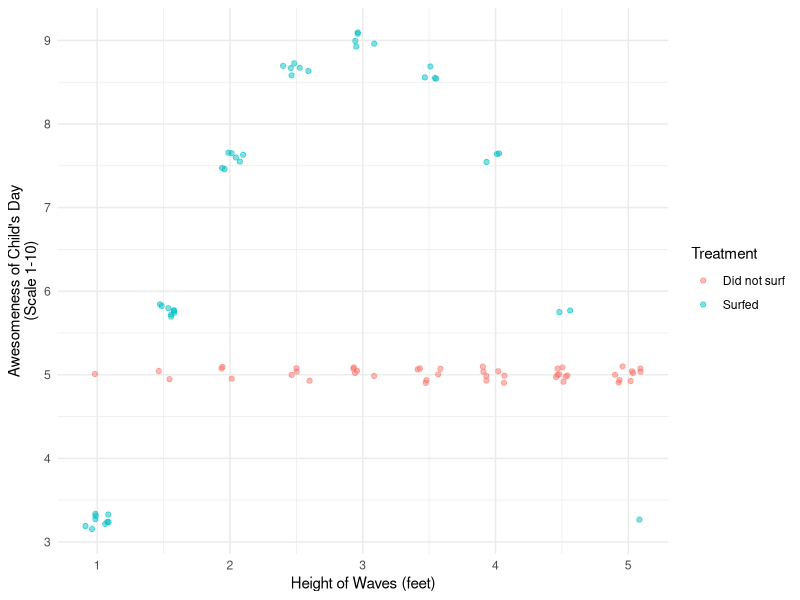
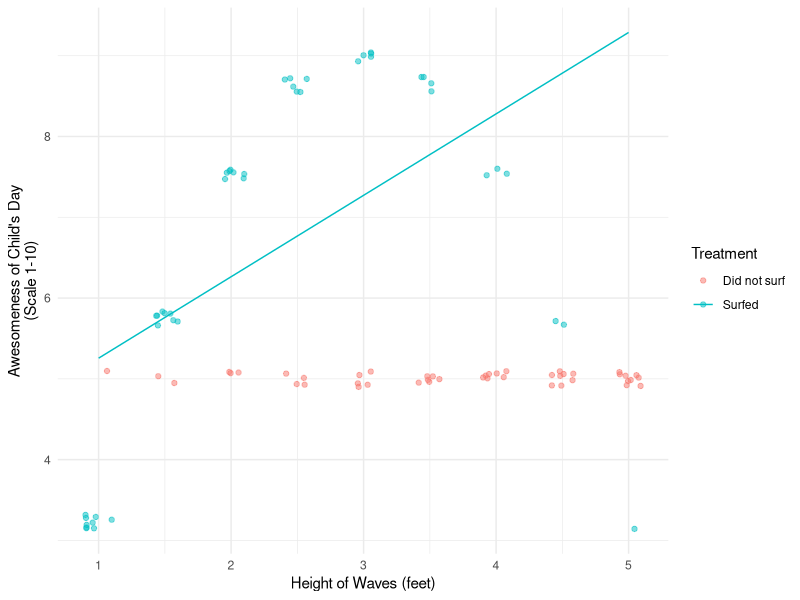
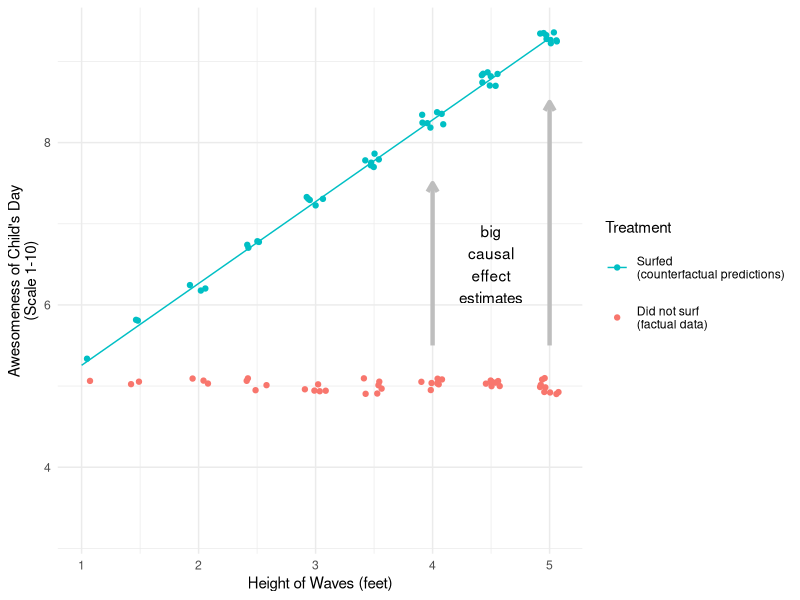
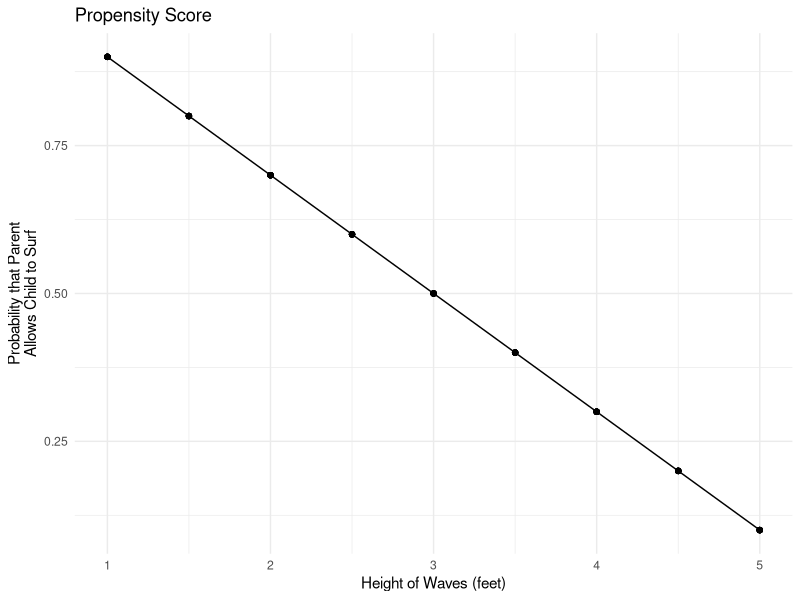
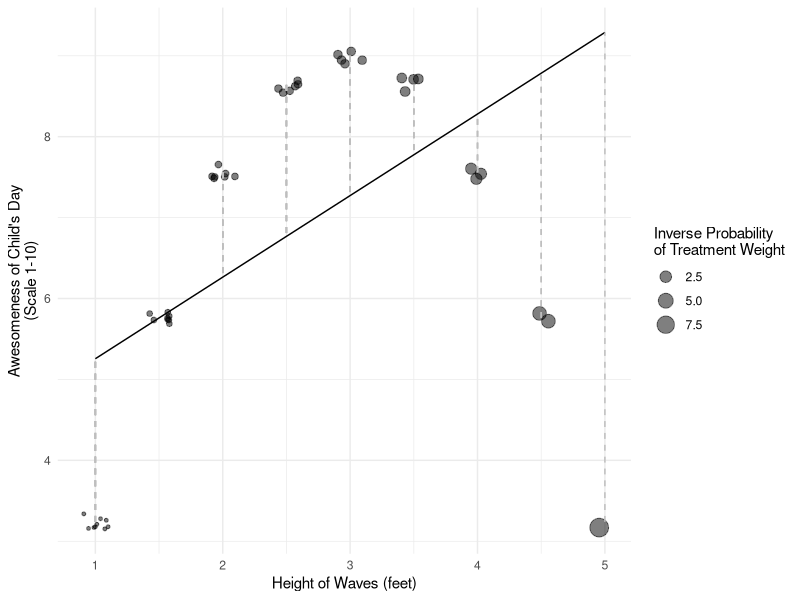
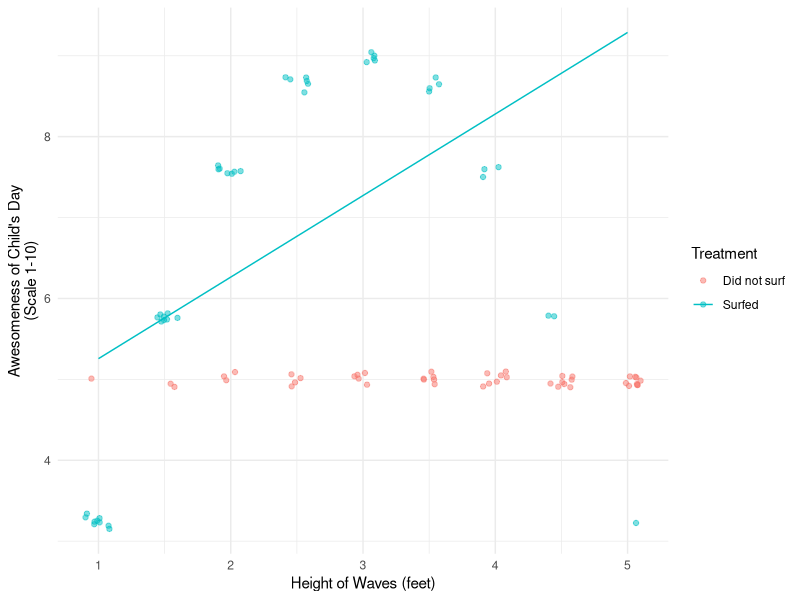
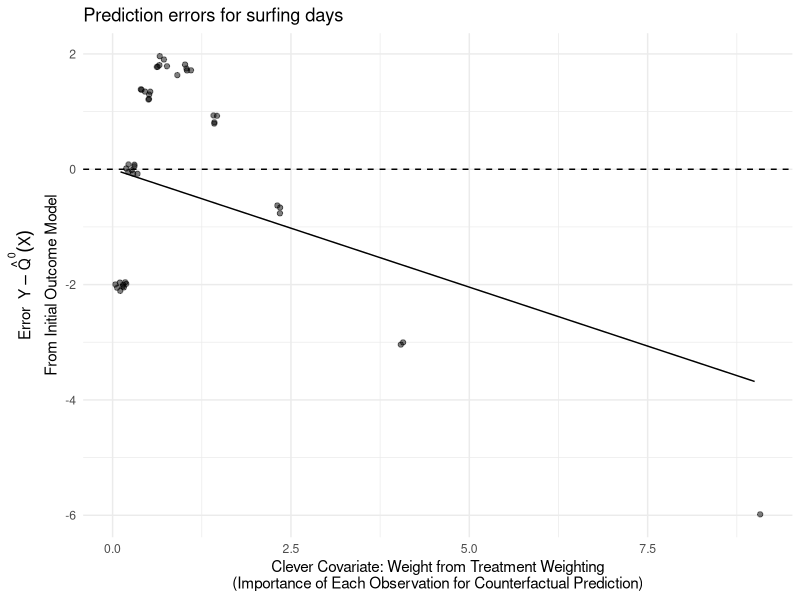
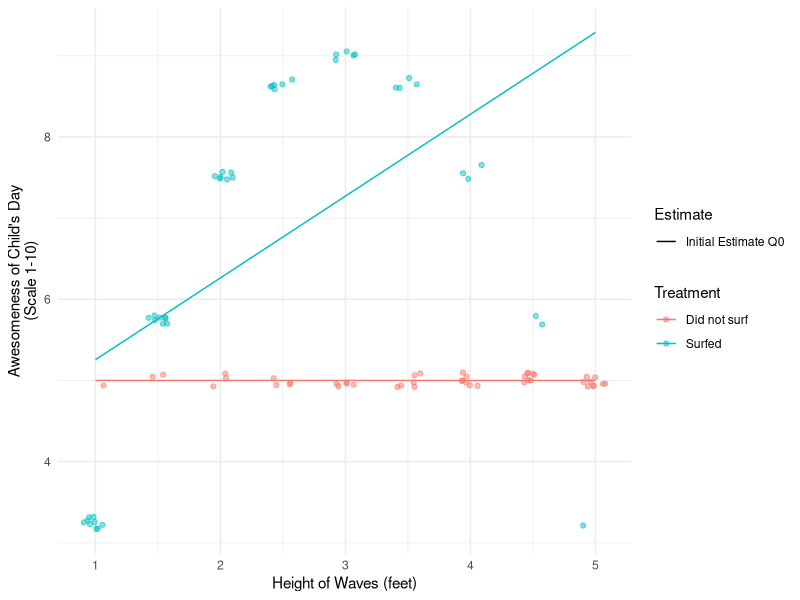

R code for these plots, in order:
## ---- chunk 1
library(foreach)
## ---- chunk 2
#| fig-height: 3

library(tidyverse)
theme_set(theme_minimal())

data <- tibble(x = rep(1:9,1:9), a = F) |>
  bind_rows(tibble(x = rep(1:9,9:1), a = T)) |>
  group_by(x) |>
  mutate(
    pi = mean(a)
  ) |>
  ungroup() |>
  mutate(
    y1 = 9 - 9 * ((x - 5) / 5) ^ 2,
    y0 = 5,
    # Shift x to fit story of this DGP
    x = (x - 1) / 2 + 1,
    y = case_when(
      !a ~ y0,
      a ~ y1
    )
  )

data |>
  ggplot(aes(x = x, y = y, color = a)) +
  geom_jitter(width = .1, height = .1, alpha = .5) +
  scale_x_continuous(
    breaks = 1:10,
    name = "Height of Waves (feet)"
  ) +
  labs(
    y = "Awesomeness of Child's Day\n(Scale 1-10)"
  ) +
  scale_color_discrete(
    name = "Treatment",
    labels = c("Did not surf","Surfed")
  )
## ---- chunk 3
#| fig-height: 3

fit1 <- lm(y ~ x, data = data |> filter(a))

fitted <- data |>
  mutate(y = predict(fit1, newdata = data))

data |>
  ggplot(aes(x = x, y = y, color = a)) +
  geom_jitter(width = .1, height = .1, alpha = .5) +
  scale_x_continuous(
    breaks = 1:10,
    name = "Height of Waves (feet)"
  ) +
  labs(
    y = "Awesomeness of Child's Day\n(Scale 1-10)"
  ) +
  scale_color_discrete(
    name = "Treatment",
    labels = c("Did not surf","Surfed")
  ) + 
  # Add the fitted line
  geom_line(
    data = fitted |> mutate(a = TRUE)
  )
## ---- chunk 4

data |>
  ggplot(aes(x = x, y = y, color = a)) +
  geom_point(alpha = 0, show.legend = F) +
  geom_jitter(data = data |> filter(!a), width = .1, height = .1) +
  geom_jitter(data = fitted |> filter(!a) |> mutate(a = T), width = .1, height = .1) +
  # Add the fitted line
  geom_line(
    data = fitted |> filter(!a) |> mutate(a = TRUE)
  ) +
  #geom_segment(aes(yend = fitted), linetype = "dashed", color = "gray") +
  scale_x_continuous(
    breaks = 1:10,
    name = "Height of Waves (feet)"
  ) +
  labs(
    y = "Awesomeness of Child's Day\n(Scale 1-10)"
  ) +
  scale_color_discrete(
    name = "Treatment",
    labels = c("Did not surf\n(factual data)","Surfed\n(counterfactual predictions)"),
    guide = guide_legend(reverse = T)
  ) +
  annotate(geom = "text", x = 4.5, y = 6.5, label = "big\ncausal\neffect\nestimates") +
  annotate(geom = "segment", x = c(4,5), y = c(5.5,5.5), yend = c(7.5,8.5), arrow = arrow(length = unit(.1,"in")),
           color = "gray", linewidth = 1.5) +
  theme(legend.key.height = unit(.5,"in"))
## ---- chunk 5
#| code-fold: true
#| fig-height: 3

data |>
  ggplot(aes(x = x, y = pi)) +
  geom_line() +
  geom_point() +
  ggtitle("Propensity Score") +
  labs(
    x = "Height of Waves (feet)",
    y = "Probability that Parent\nAllows Child to Surf"
  )
## ---- chunk 6
#| code-fold: true
#| fig-height: 3

observed_error <- data |>
  mutate(fitted = predict(fit1, newdata = data)) |>
  filter(a) |>
  mutate(weight = (1 - pi) / pi)

observed_error |>
  ggplot(aes(x = x, y = y1)) +
  geom_line(aes(y = fitted)) +
  geom_jitter(aes(y = y1, size = weight), width = .1, height = .1, alpha = .5) + 
  geom_segment(aes(yend = fitted), linetype = "dashed", color = "gray") +
  scale_x_continuous(
    breaks = 1:10,
    name = "Height of Waves (feet)"
  ) +
  labs(
    y = "Awesomeness of Child's Day\n(Scale 1-10)",
    size = "Inverse Probability\nof Treatment Weight"
  ) +
  scale_color_discrete(
    name = "Treatment",
    labels = c("Did not surf","Surfed")
  )
## ---- chunk 7
truth <- data |>
  # Restrict to the untreated
  filter(!a) |>
  # Average difference in potential outcomes
  summarize(true_atc = mean(y1 - y0)) |>
  print()
## ---- chunk 8
initial_estimate <- data |>
  # Predict Y1
  mutate(yhat1 = predict(fit1, newdata = data)) |>
  # Focus on the untreated
  filter(!a) |>
  # Summarize an average effect estimate:
  # average of (predicted y1) - (observed y0)
  summarize(initial_estimate = mean(yhat1 - y)) |>
  print()
## ---- chunk 9
weighted_mean_error <- data |>
  # Predict Y1
  mutate(yhat1 = predict(fit1, newdata = data)) |>
  # Focus on the treated
  filter(a) |>
  # Construct inverse probability weights
  # where pi is the probability of treatment
  mutate(weight = (1 - pi) / pi) |>
  # Summarize a weighted mean error:
  # weighted average of (predicted y1) - (observed y1)
  summarize(weighted_mean_error = weighted.mean(yhat1 - y, w = weight)) |>
  print()
## ---- chunk 10
corrected_estimate <- initial_estimate |> 
  bind_cols(weighted_mean_error) |>
  mutate(corrected_estimate = initial_estimate - weighted_mean_error) |>
  print()
## ---- chunk 11
# Fitted model
q0_fit <- lm(y ~ x, data = data |> filter(a))
# Function to return predictions
q0 <- function(x) {
  predict(q0_fit, newdata = tibble(x))
}
## ---- chunk 12
#| fig-height: 3
data |>
  ggplot(aes(x = x, y = y, color = a)) +
  geom_jitter(width = .1, height = .1, alpha = .5) +
  scale_x_continuous(
    breaks = 1:10,
    name = "Height of Waves (feet)"
  ) +
  labs(
    y = "Awesomeness of Child's Day\n(Scale 1-10)"
  ) +
  scale_color_discrete(
    name = "Treatment",
    labels = c("Did not surf","Surfed")
  ) + 
  # Add the fitted line
  geom_line(
    data = fitted |> mutate(a = TRUE)
  )
## ---- chunk 13
# Define the propensity scores
# (assumed known in this example)
propensity_scores <- data |>
  distinct(x,pi)
# Define the clever covariate function
h <- function(x) {
  tibble(x) |>
    left_join(propensity_scores, by = join_by(x)) |>
    mutate(h = (1 - pi) / pi) |>
    pull(h)
}
## ---- chunk 14
q1_fit <- lm(y ~ -1 + offset(q0(x)) + h(x), data = data |> filter(a))
# Function to return predictions
q1 <- function(x) {
  predict(q1_fit, newdata = tibble(x))
}
data |>
  filter(a) |>
  mutate(
    q0 = q0(x),
    error = y - q0,
    h = h(x),
    correction = predict(q1_fit) - q0
  ) |>
  ggplot(aes(x = h, y = correction)) +
  geom_hline(yintercept = 0, linetype = "dashed") +
  geom_jitter(aes(y = error), width = .1, height = .1, alpha = .5) +
  geom_line(aes(y = correction)) +
  labs(
    x = "Clever Covariate: Weight from Treatment Weighting\n(Importance of Each Observation for Counterfactual Prediction)",
    y = expression(atop('Error '~Y - {hat(Q)^0}(X),'From Initial Outcome Model'))
  ) +
  ggtitle("Prediction errors for surfing days")
## ---- chunk 15
data |> 
  filter(!a) |>
  mutate(q0 = q0(x), q1 = q1(x)) |>
  select(y, q0, q1, y1) |>
  pivot_longer(cols = -y) |>
  group_by(name) |>
  summarize_all(mean) |>
  mutate(
    name = factor(
      case_when(
        name == "q0" ~ "Initial Estimate",
        name == "q1" ~ "Targeted Estimate",
        name == "y1" ~ "Truth (Y1 Not Observed)"
      )
    ),
    effect = value - y
  ) |>
  select(
    Method = name,
    `Mean Predicted Outcome Under Surfing` = value,
    `Mean Observed Outcome Under No Surfing` = y,
    `Effect of Surfing` = effect
  ) |>
  pivot_longer(cols = -Method) |>
  pivot_wider(names_from = Method) |>
  knitr::kable(digits = 1)
## ---- chunk 16
fit0 <- lm(y ~ x, data = data |> filter(!a))
fit1 <- lm(y ~ x, data = data |> filter(a))
## ---- chunk 17
q0 <- function(a,x) {
  to_predict <- tibble(a,x)
  to_predict |>
    mutate(
      q0 = case_when(
        a == 1 ~ predict(fit1, newdata = to_predict),
        a == 0 ~ predict(fit0, newdata = to_predict)
      )
    ) |>
    pull(q0)
}
## ---- chunk 18
data |>
  mutate(q0 = q0(a,x)) |>
  ggplot(aes(x = x, color = a)) +
  geom_jitter(aes(y = y), width = .1, height = .1, alpha = .5) +
  geom_line(aes(y = q0, linetype = "Initial Estimate Q0")) +
  scale_x_continuous(
    breaks = 1:10,
    name = "Height of Waves (feet)"
  ) +
  labs(
    y = "Awesomeness of Child's Day\n(Scale 1-10)",
    linetype = "Estimate"
  ) +
  scale_color_discrete(
    name = "Treatment",
    labels = c("Did not surf","Surfed")
  )
## ---- chunk 19
data |>
  summarize(
    initial_ate_estimate = mean(
      q0(1,x) - q0(0,x)
    )
  )
## ---- chunk 20
propensity_score <- data |> distinct(x,pi)
## ---- chunk 21
h <- function(a,x) {
  tibble(a, x) |>
    left_join(propensity_score, by = join_by(x)) |>
    mutate(
      h = case_when(
        a == 1 ~ 1 / pi,
        a == 0 ~ -1 / (1 - pi)
      )
    ) |>
    pull(h)
}
## ---- chunk 22
#| fig-height: 3
resid_fit <- lm((y - q0(a,x)) ~ -1 + h(a,x), data = data)
data |>
  mutate(fitted = predict(resid_fit)) |>
  ggplot(aes(x = h(a,x))) +
  geom_jitter(aes(y = y - q0(a,x), color = a), width = .1, height = .1, alpha = .5) +
  geom_line(aes(y = fitted, linetype = "Targeting Fit")) +
  labs(
    x = "Clever Covariate: Treatment Weight for ATC",
    y = "Initial Error Modeling\nAwesomeness of Child's Day\n(Scale 1-10)",
    linetype = "Estimate"
  ) +
  scale_color_discrete(
    name = "Treatment",
    labels = c("Did not surf","Surfed")
  )
## ---- chunk 23
q1_fit <- lm(y ~ -1 + offset(q0(a,x)) + h(a,x), data = data)
## ---- chunk 24
q1 <- function(a,x) {
  predict(q1_fit, newdata = tibble(a,x))
}
## ---- chunk 25
data |>
  summarize(
    targeted_ate_estimate = mean(
      q1(1,x) - q1(0,x)
    )
  )
